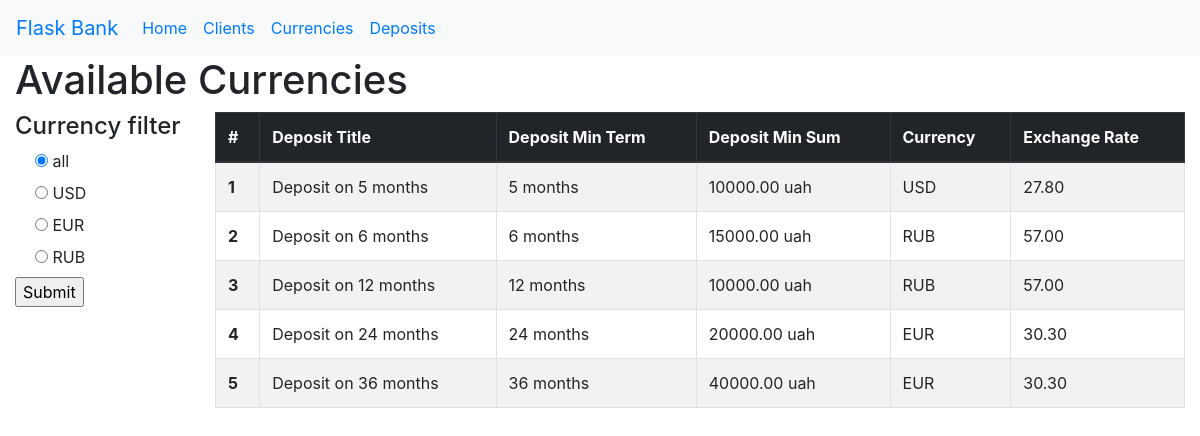
The app's page /deposits/currencies with its own data.
### myproject/models.py (models this page shows, shortened)
class Currency(db.Model):
    __tablename__ = 'currencies'
    id = db.Column(db.Integer, primary_key=True)
    name = db.Column(db.Text)
    exchange_rate = db.Column(db.Numeric)

class Deposit(db.Model):
    __tablename__ = 'deposits'
    id = db.Column(db.Integer, primary_key=True)
    name = db.Column(db.Text)
    deposit_min_term = db.Column(db.Integer)
    deposit_min_sum = db.Column(db.Numeric)
    currency_id = db.Column(db.Integer, db.ForeignKey('currencies.id'))
    currency = db.relationship('Currency', backref='deposit', uselist=False)

### myproject/deposits/views.py (the view)
@deposits_blueprint.route('/currencies', methods=['GET', 'POST'])
def currencies():
    form = RadioForm()
    deposits = Deposit.query.all()
    if form.validate_on_submit():
        if form.currency_filter.data != '0':
            deposits = Deposit.query.join(Currency).filter_by(name=f'{form.currency_filter.data}').all()
    return render_template('currencies.html', deposits=deposits, form=form)

### myproject/deposits/forms.py
class RadioForm(FlaskForm):
    currency_filter = RadioField('Currency filter',
        choices=[('0','all'),('USD','USD'),('EUR', 'EUR'),('RUB', 'RUB')], default='0')

### myproject/deposits/templates/deposits/currencies.html (shortened to what this page needs)
{% extends "base.html" %}
{% block content %}
<div class="row">
  <div class="col-12">
    <h1>Available Currencies</h1>
  </div>
</div>
<div class="row">
  <div class="col-2">
  <h4>Currency filter</h4>
    <form method="post">
      {% for subfield in form.currency_filter %}
        <div class="form-check">
          {{ subfield }}
          {{ subfield.label }}
        </div>
      {% endfor %}
      <input type="submit" name="Submit">
    </form>
  </div>
  <div class="col-10">
    <table class="table table-striped table-bordered">
        <thead class="thead-dark">
          <tr>
            <th scope="col">#</th>
            <th scope="col">Deposit Title</th>
            <th scope="col">Deposit Min Term</th>
            <th scope="col">Deposit Min Sum</th>
            <th scope="col">Currency</th>
            <th scope="col">Exchange Rate</th>
          </tr>
        </thead>
        <tbody>
          {% for deposit in deposits  %}
          <tr>
            <th scope="row">{{loop.index}}</th>
            <td>{{deposit.name}}</td>
            <td>{{deposit.deposit_min_term}} months</td>
            <td>{{"{:.2f}".format(deposit.deposit_min_sum)}} uah</td>
            <td>{{deposit.currency.name}}</td>
            <td>{{"{:.2f}".format(deposit.currency.exchange_rate)}}</td>
          </tr>
          {% endfor %}
        </tbody>
      </table>
  </div>
</div>
{% endblock %}

### records on screen
Currency: label "USD", currency.exchange_rate "27.80"
Currency: label "EUR", currency.exchange_rate "30.30"
Currency: label "RUB", currency.exchange_rate "57.00"
Deposit: name "Deposit on 5 months", deposit_min_term "5", deposit_min_sum "10000.00", currency.name "USD"
Deposit: name "Deposit on 6 months", deposit_min_term "6", deposit_min_sum "15000.00", currency.name "RUB"
Deposit: name "Deposit on 12 months", deposit_min_term "12", deposit_min_sum "10000.00", currency.name "RUB"
Deposit: name "Deposit on 24 months", deposit_min_term "24", deposit_min_sum "20000.00", currency.name "EUR"
Deposit: name "Deposit on 36 months", deposit_min_term "36", deposit_min_sum "40000.00", currency.name "EUR"

### other values on screen
{{ subfield.label }} "all"
